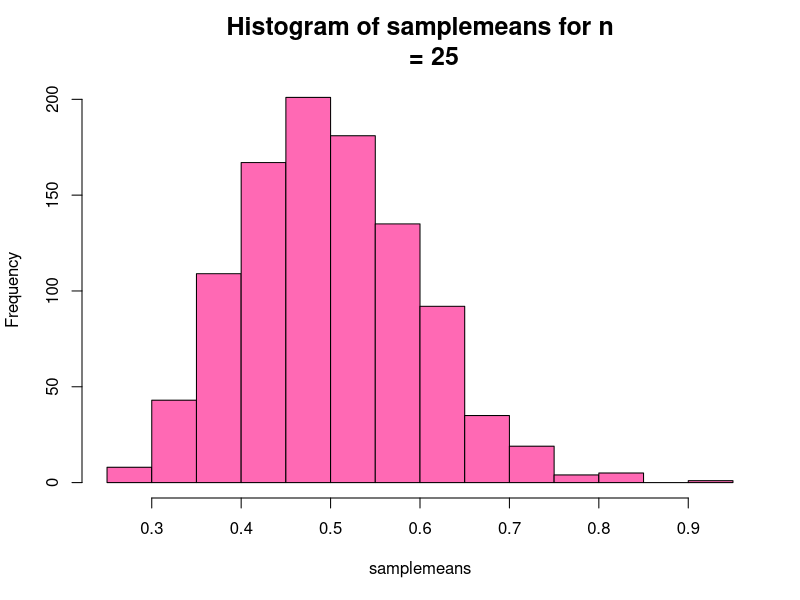
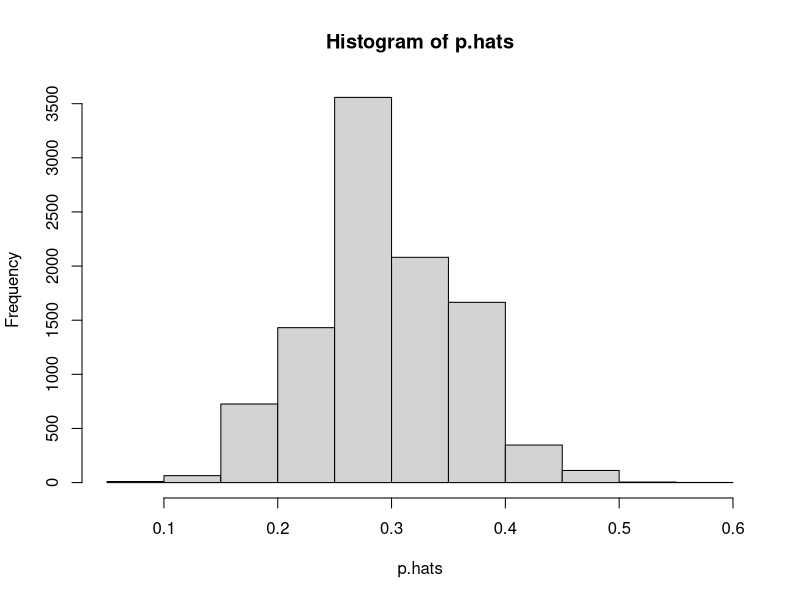
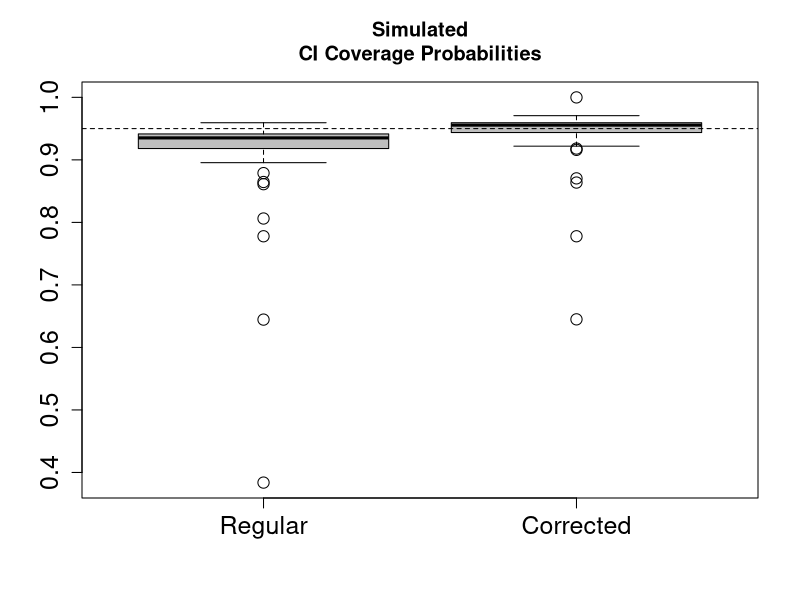
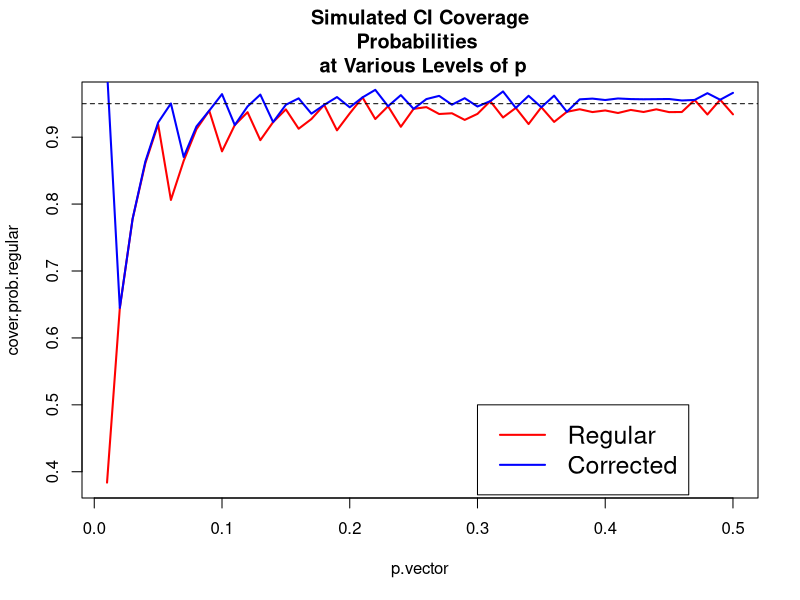

R code for these plots, in order:
## ---- chunk 1
################################
# Using a for loop to illustrate the
# CLT based on a exponential distribution
################################
set.seed(12345)
nsims = 1000
samplemeans = rep(NA, nsims)
n = 25
lambda = 2

for (i in 1:nsims) {
    x = rexp(n = n, rate = lambda)
    samplemeans[i] = mean(x)
}

mean(samplemeans)
var(samplemeans)

hist(
    samplemeans,
    main = paste("Histogram of samplemeans for n
    =", n),
    col = "hotpink",
    cex.main = 1.5
)
## ---- chunk 2
################################
# Simulation to compare proportion
# CI's: regular vs. continuity corrected
################################
set.seed(021114)
nsims = 10000
n = 50
p = 0.3
samples = rbinom(nsims, size = n, p = p)
p.hats = samples / n
hist(p.hats)
mean(p.hats)
var(p.hats)
lower.regular = p.hats - qnorm(0.975) * sqrt(p.hats * (1 - p.hats) / n)
upper.regular = p.hats + qnorm(0.975) * sqrt(p.hats * (1 - p.hats) / n)
lower.corrected = p.hats - (qnorm(0.975) * sqrt(p.hats * (1 - p.hats) /
n) + 0.5 / n)
upper.corrected = p.hats + (qnorm(0.975) * sqrt(p.hats * (1 - p.hats) /
n) + 0.5 / n)
mean(lower.regular <= p & upper.regular >= p)
mean(lower.corrected <= p & upper.corrected >= p)

################################
# Now using a for loop to check all different
# levels of the population proportion, p
################################
set.seed(021114)
nsims = 10000
n = 50
p.vector = (1:50) / 100
cover.prob.regular = cover.prob.corrected = rep(NA, length(p.vector))
for (i in 1:length(p.vector)) {
p = p.vector[i]
p.hats = rbinom(nsims, size = n, p = p) / n
lower.regular = p.hats - qnorm(0.975) * sqrt(p.hats * (1 - p.hats) /
n)
upper.regular = p.hats + qnorm(0.975) * sqrt(p.hats * (1 - p.hats) /
n)
lower.corrected = p.hats - (qnorm(0.975) * sqrt(p.hats * (1 - p.hats) /
n) + 0.5 / n)
upper.corrected = p.hats + (qnorm(0.975) * sqrt(p.hats * (1 - p.hats) /
n) + 0.5 / n)
cover.prob.regular[i] = mean(lower.regular <= p &
upper.regular >= p)
cover.prob.corrected[i] = mean(lower.corrected <= p &
upper.corrected >= p)
}
sum(cover.prob.corrected >= 0.95)
sum(cover.prob.regular >= 0.95)

boxplot(
cover.prob.regular,
cover.prob.corrected,
names = c("Regular", "Corrected"),
main = "Simulated
CI Coverage Probabilities",
cex = 1.5,
cex.axis = 1.5,
col = "gray"
)
abline(a = 0.95, b = 0, lty = 2)
plot(
cover.prob.regular ~ p.vector,
col = "red",
type = "l",
lwd = 2,
main = "Simulated CI Coverage
Probabilities \n at Various Levels of p"
)
lines(
cover.prob.corrected ~ p.vector,
col = "blue",
type = "l",
lwd = 2
)
legend(
x = 0.3,
y = 0.5,
legend = c("Regular", "Corrected")
,
col = c("red", "blue"),
lwd = 2,
cex = 1.5
)
abline(a = 0.95, b = 0, lty = 2)
